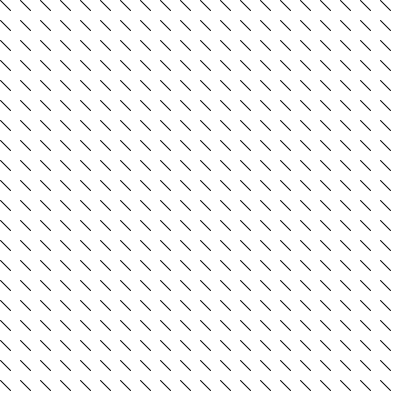
Frame 1 (no input)
Frame 60 (the mouse pressed at the canvas centre just before this capture): identical to frame 1, image omitted
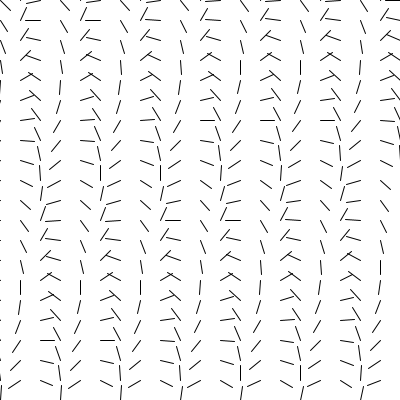
Frame 120 (the mouse held since frame 60 and released just before this capture)

The Processing sketch that drew these frames (run headless with seeded random() and noise(); from frame 60 on, the mouse is pressed at the canvas centre):

// Processing sketch: processing_28788
// ── processing_28788.pde

void setup () {

  size(400, 400);
}
  
  
  void draw() {
  background (255);
  int x =0;
  int y =0;
  float angle= 0;
  
  for (x=0; x <=width; x+=20){
    for (y=0; y <= height; y+=20){
      pushMatrix();
      translate (x,y);
      rotate(angle);
      line(0,0,10,10);
      popMatrix();
      angle += mouseX/1000.0;
     }
  }
}
